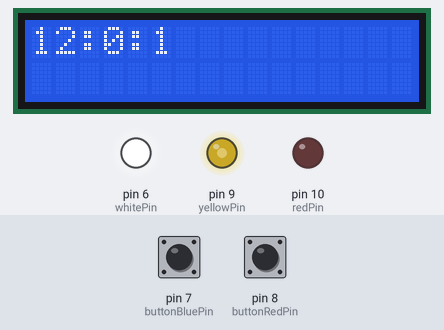
A sketch run on a simulated Arduino Uno, built with avr-gcc and run on an emulated ATmega328P. Shown: 16×2 character LCD, output pins drawn as LEDs (lit = HIGH). Inputs (shaded band) come from the test bench; at power-on: pin 7 (buttonBluePin) HIGH, pin 8 (buttonRedPin) HIGH.

Above: at 1.2 s.
1.3 s: pin 7 (buttonBluePin) pulled LOW for 1.25 s
At 2.8 s:
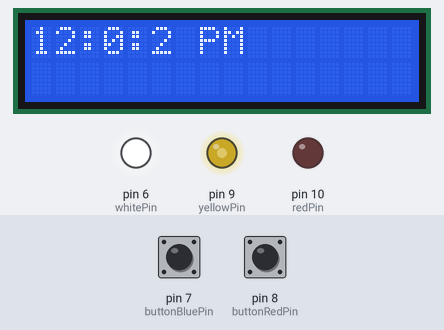
6.6 s: pin 7 (buttonBluePin) pulled LOW for 3.2 s
At 8.9 s:
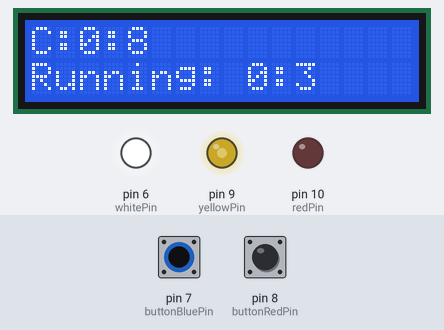
13.9 s: pin 8 (buttonRedPin) pulled LOW for 1.25 s
At 15.0 s:
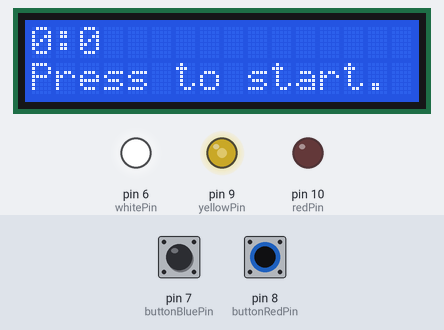
19.2 s: pin 7 (buttonBluePin) pulled LOW for 1.25 s
At 20.3 s:
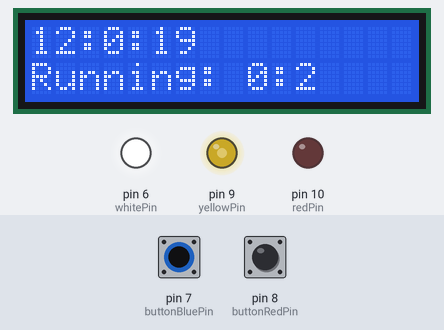
21.9 s: pin 7 (buttonBluePin) pulled LOW for 3.2 s
At 22.9 s:
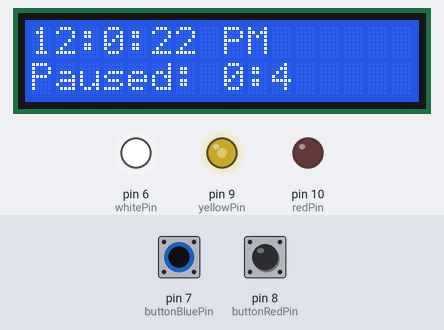
29.2 s: pin 8 (buttonRedPin) pulled LOW for 3.2 s
At 30.4 s:
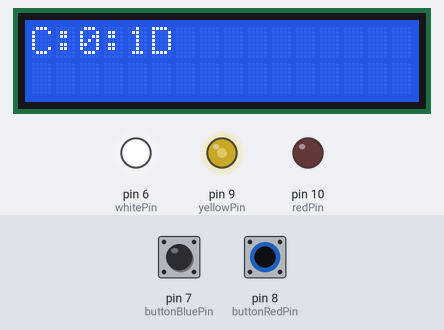
Timing chart, 0 to 32.2 s (numbered marks = the images above; inputs shaded):
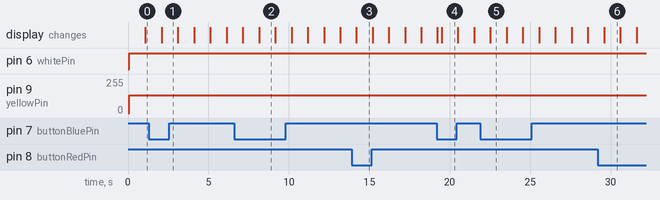

Measured:
- after the input at 1.3 s, the display: changes after 0.79 s (image 1)
- after the input at 6.6 s, the display: first changes after 0.55 s (image 2 shows a later state)
- after the input at 13.9 s, the display: changes after 0.30 s (image 3)
- after the input at 19.2 s, the display: first changes at once (image 4 shows a later state)
- after the input at 21.9 s, the display: changes after 0.63 s (image 5)
- after the input at 29.2 s, the display: changes after 0.40 s (image 6)
- what the display in image 2 shows lasts 1.0 s, from 8.2 s to 9.2 s

The sketch:

clock.ino
```cpp
#include <Time.h>
#include <TimeLib.h>
#include <LiquidCrystal.h>

#define TIME_MSG_LEN  11   // time sync to PC is HEADER and unix time_t as ten ascii digits
#define TIME_HEADER  255   // Header tag for serial time sync message

LiquidCrystal lcd(12, 11, 5, 4, 3, 2);

const int buttonBluePin = 7;
const int buttonOrangePin = 1;
const int buttonRedPin = 8;
const int redPin = 10;
const int yellowPin = 9;
const int whitePin = 6;
const long interval = 1000;

const bool debug = false;  // displays button high/low states on second line

  // Buttons are named after the color of the wire connecting them to digital ports
bool buttonOrangeState;
bool buttonBlueState;
bool buttonRedState;
int clockMode;    // used to switch between clock modes
int elapsedSec;  // current time saved in stopwatch
int elapsedMin;
unsigned long currentMillis;
unsigned long previousMillis;
bool running;
int selectedTime; // determines whether hour (0), minute (1), or second (2) will be changed

void setup() {
  // initialize the pushbutton pin as an input:
  pinMode(buttonBluePin, INPUT);
  pinMode(buttonOrangePin, INPUT);
  pinMode(buttonRedPin, INPUT);
  lcd.begin(16, 2);
  Serial.begin(9600);

  buttonOrangeState = 0;
  buttonBlueState = 0;
  buttonRedState = 0;
  clockMode = 0;
  elapsedSec = 0;
  elapsedMin = 0;
  currentMillis = 0;
  previousMillis = 0;
  running = 0;
  selectedTime = 0;

  setTime(12,00,00,12,11,2012);   //can be set by clockMode 5

  //final setTime and getting time from USB should probably be here in setup
}

void loop() {
  // Clear LCD for new data
  lcd.setCursor(0,1);
  lcd.clear();
  lcd.setCursor(0,0);
  lcd.clear();

  setLedColors();

  // Get current state of the buttons
  buttonOrangeState = digitalRead(buttonOrangePin);
  buttonBlueState = digitalRead(buttonBluePin);
  buttonRedState = digitalRead(buttonRedPin);

  if(buttonBlueState == LOW)
    clockMode++;
  if(clockMode > 5)
    clockMode = 0;

  if(running && buttonOrangeState == LOW && clockMode != 5) {
    running = false;
  }
  else if(!running && buttonOrangeState == LOW && clockMode != 5) {
    running = true;
  }

  if(elapsedSec > 0 || elapsedMin > 0)
  {
    if(clockMode != 5 && buttonRedState == LOW)
    {
      elapsedSec = 0;
      running = false;
    }
  }


  switch(clockMode)
  {
    case 0: // military
    {
      lcd.print(hour());
      lcd.print(':');
      lcd.print(minute());
      lcd.print(':');
      lcd.print(second());
      if(elapsedSec > 0)
      {
        lcd.setCursor(0,1);
        if(running)
          lcd.print("Running: ");
        else
          lcd.print("Paused: ");
        lcd.print(elapsedMin);
        lcd.print(':');
        lcd.print(elapsedSec);
      }
      break;
    }
    case 1: // AM/PM
    {
      lcd.print(hourFormat12());
      lcd.print(':');
      lcd.print(minute());
      lcd.print(':');
      lcd.print(second());
      if(isAM())
        lcd.print(" AM");
      else
        lcd.print(" PM");
      if(elapsedSec > 0)
      {
        lcd.setCursor(0,1);
        if(running)
          lcd.print("Running: ");
        else
          lcd.print("Paused: ");
        lcd.print(elapsedMin);
        lcd.print(':');
        lcd.print(elapsedSec);
      }
      break;
    }
    case 2: // binary
    {
      lcd.print(hour(), BIN);
      lcd.print(':');
      lcd.print(minute(), BIN);
      lcd.print(':');
      lcd.setCursor(0,1);
      lcd.print(second(), BIN);
      break;
    }
    case 3: // hex
    {
      lcd.print(hour(), HEX);
      lcd.print(':');
      lcd.print(minute(), HEX);
      lcd.print(':');
      lcd.print(second(), HEX);
      if(elapsedSec > 0)
      {
        lcd.setCursor(0,1);
        if(running)
          lcd.print("Running: ");
        else
          lcd.print("Paused: ");
        lcd.print(elapsedMin);
        lcd.print(':');
        lcd.print(elapsedSec);
      }
      break;
    }
    case 4: // stopwatch
    {
      stopwatch();
      break;
    }
    case 5: // clock set
    {
      clockSet();
      break;
    }
  }

    // Increment stopwatch even if it's not being displayed, as long as running=true
  if(running && (millis() - previousMillis >= interval))
  {
    previousMillis = millis();
    elapsedSec++;
  }
  if(elapsedSec > 60)
  {
    elapsedSec = 0;
    elapsedMin++;
  }

  if(debug && clockMode < 2)
  {
    lcd.setCursor(0, 1);
    lcd.print(buttonBlueState);
    lcd.print("  ");
    lcd.print(buttonOrangeState);
    lcd.print("  ");
    lcd.print(buttonRedState);
    lcd.print("  ");
    lcd.print(running);
  }

  if(running && (millis() - previousMillis >= interval))
  {
    previousMillis = millis();
    elapsedSec++;
  }

  if(clockMode == 5)
    delay(250);
  else
    delay(1000);
}

// Sets LED colors based on current hour
void setLedColors()
{
  switch(hour())
  {
    case 23:
    case 1:
    {
      analogWrite(redPin, 255);
      analogWrite(yellowPin, 145);
      analogWrite(whitePin, 0);
      break;
    }
    case 22:
    case 2:
    {
      analogWrite(redPin, 255);
      analogWrite(yellowPin, 165);
      analogWrite(whitePin, 0);
      break;
    }
    case 21:
    case 3:
    {
      analogWrite(redPin, 235);
      analogWrite(yellowPin, 185);
      analogWrite(whitePin, 0);
      break;
    }
    case 20:
    case 4:
    {
      analogWrite(redPin, 200);
      analogWrite(yellowPin, 215);
      analogWrite(whitePin, 0);
      break;
    }
    case 19:
    case 5:
    {
      analogWrite(redPin, 180);
      analogWrite(yellowPin, 235);
      analogWrite(whitePin, 100);
      break;
    }
    case 18:
    case 6:
    {
      analogWrite(redPin, 140);
      analogWrite(yellowPin, 255);
      analogWrite(whitePin, 125);
      break;
    }
    case 17:
    case 7:
    {
      analogWrite(redPin, 100);
      analogWrite(yellowPin, 235);
      analogWrite(whitePin, 160);
      break;
    }
    case 16:
    case 8:
    {
      analogWrite(redPin, 50);
      analogWrite(yellowPin, 215);
      analogWrite(whitePin, 200);
      break;
    }
    case 15:
    case 9:
    {
      analogWrite(redPin, 0);
      analogWrite(yellowPin, 195);
      analogWrite(whitePin, 220);
      break;
    }
    case 14:
    case 10:
    {
      analogWrite(redPin, 0);
      analogWrite(yellowPin, 175);
      analogWrite(whitePin, 240);
      break;
    }
    case 13:
    case 11:
    {
      analogWrite(redPin, 0);
      analogWrite(yellowPin, 155);
      analogWrite(whitePin, 255);
      break;
    }
    case 12:
    {
      analogWrite(redPin, 0);
      analogWrite(yellowPin, 135);
      analogWrite(whitePin, 255);
      break;
    }
  }
}

void stopwatch()
{
  if(elapsedSec == 0 && elapsedMin == 0)
    lcd.print("0:0");
  else
  {
    lcd.print(elapsedMin);
    lcd.print(':');
    lcd.print(elapsedSec);
  }

  if(elapsedSec== 0 && !running)
  {
    lcd.setCursor(0,1);
    lcd.print("Press to start.");
  }

  if(elapsedSec > 0 && running)
  {
    lcd.setCursor(0,1);
    lcd.print("Running");
  }

  if(elapsedSec > 0 && !running)
  {
    if(second() % 2 == 0)
    {
      lcd.setCursor(0,1);
      lcd.print("Paused");
    }
  }
}

void clockSet()
{
  if(buttonOrangeState == LOW)
    selectedTime++;
  if(selectedTime > 2)
    selectedTime = 0;

  switch(selectedTime)
  {
    case 0: // set hour
    {
      if(buttonRedState == LOW){
        setTime((hour()+1),minute(),second(),1,1,1970);
      }
      lcd.print(hour());
      lcd.print(':');
      lcd.print(minute());
      lcd.print(':');
      lcd.print(second());
      lcd.setCursor(0,1);
      lcd.print("^hour");
      break;
    }
    case 1: // set minute
    {
      lcd.print(hour());
      lcd.print(':');
      if(buttonRedState == LOW){
        setTime(hour(),(minute()+1),second(),1,1,1970);
      }
      lcd.print(minute());
      lcd.print(':');
      lcd.print(second());
      lcd.setCursor(0,1);
      lcd.print("   ^minute");
      break;
    }
    case 2: // set second
    {
      lcd.print(hour());
      lcd.print(':');
      lcd.print(minute());
      lcd.print(':');
      if(buttonRedState == LOW){
        setTime(hour(),minute(),(second()+1),1,1,1970);
      }
      lcd.print(second());
      lcd.setCursor(0,1);
      lcd.print("      ^second");
      break;
    }
  }
}
```
